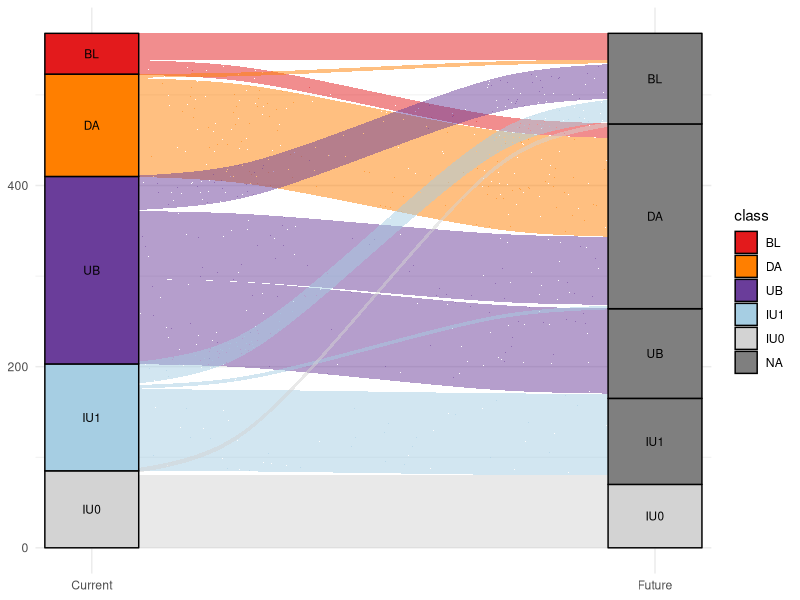

The R source for this figure: (Note: this script raises an error after producing the figure.)
############################################################
# Border-proximate groundwater irrigation analysis
#
# Purpose:
#   - Classify transboundary aquifer dyads by irrigation patterns
#   - Compare current vs potential future classifications
#   - Produce figures and underlying datasets
#
# Inputs:
#   FinalDiads.csv
#
# Outputs:
#   ./plts/*.pdf figures
#   ./plts/*.csv datasets underlying figures
#   SI2.csv classification table
############################################################


############################################################
# 1. Libraries
############################################################

library(dplyr)
library(tidyr)
library(ggplot2)
library(multcompView)
library(purrr)
library(tibble)
library(ggalluvial)
library(vcd)
library(grid)



############################################################
# 2. Parameters
############################################################

eps    <- 1e-3
thresh <- 0.99

cls <- rev(c("IU0","IU1","UB","DA","BL"))

cols <- c(
  IU0 = "#D3D3D3",
  IU1 = "#A6CEE3",
  UB  = "#6A3D9A",
  DA  = "#FF7F00",
  BL  = "#E31A1C"
)



############################################################
# 3. Load data
############################################################

diads <- read.csv("FinalDiads.csv") %>%
  distinct(code, CC_1, CC_2, .keep_all = TRUE)



############################################################
# 4. Current dyad classification
############################################################

diadsP <- diads %>%
  mutate(
    rG1_1 = GW_B1_1 / GW_1,
    rG1_2 = GW_B1_2 / GW_2,
    rG2_1 = GW_B2_1 / GW_1,
    rG2_2 = GW_B2_2 / GW_2,
    
    class = case_when(
      
      pmax(GW_B2_1, GW_B2_2) < eps &
        pmax(UR_B2_1, UR_B2_2) < eps ~ "IU0",
      
      (GW_B2_1 < eps & UR_B2_1 < eps) |
        (GW_B2_2 < eps & UR_B2_2 < eps) ~ "IU1",
      
      pmin(GW_B2_1, GW_B2_2) < eps ~ "UB",
      
      pmax(rG1_1, rG1_2) > thresh ~ "BL",
      
      pmax(rG2_1, rG2_2) > thresh ~ "DA",
      
      TRUE ~ "DA"
    ),
    
    class = factor(class, levels = cls),
    GW = GW_1 + GW_2
  )



############################################################
# 5. Future classification
############################################################

diadsF <- diads %>%
  mutate(
    GW_1 = pmax(GW_1, CR3_1),
    GW_2 = pmax(GW_2, CR3_2),
    GW_B2_1 = pmax(GW_B2_1, CR3_B2_1),
    GW_B2_2 = pmax(GW_B2_2, CR3_B2_2),
    GW_B1_1 = pmax(GW_B1_1, CR3_B1_1),
    GW_B1_2 = pmax(GW_B1_2, CR3_B1_2)
  ) %>%
  mutate(
    rG1_1 = GW_B1_1 / GW_1,
    rG1_2 = GW_B1_2 / GW_2,
    rG2_1 = GW_B2_1 / GW_1,
    rG2_2 = GW_B2_2 / GW_2,
    
    classF = case_when(
      
      pmax(GW_B2_1, GW_B2_2) < eps &
        pmax(UR_B2_1, UR_B2_2) < eps ~ "IU0",
      
      (GW_B2_1 < eps & UR_B2_1 < eps) |
        (GW_B2_2 < eps & UR_B2_2 < eps) ~ "IU1",
      
      pmin(GW_B2_1, GW_B2_2) < eps ~ "UB",
      
      pmax(rG1_1, rG1_2) > thresh ~ "BL",
      
      pmax(rG2_1, rG2_2) > thresh ~ "DA",
      
      TRUE ~ "DA"
    ),
    
    classF = factor(classF, levels = cls)
  )



############################################################
# 6. Export classification table
############################################################

diadsC <- diadsP %>%
  select(code, name, CC_1, CC_2, class) %>%
  left_join(
    diadsF %>% select(code, CC_1, CC_2, classF),
    by = c("code","CC_1","CC_2")
  )

write.csv(diadsC,"SI2.csv",row.names=FALSE)



############################################################
# 7. Alluvial transition plot
############################################################

p1 <- ggplot(diadsC, aes(axis1 = class, axis2 = classF)) +
  geom_alluvium(aes(fill = class), width = 1/12) +
  geom_stratum(width = 1/6, aes(fill = class), color = "black") +
  geom_text(stat = "stratum", aes(label = after_stat(stratum)), size = 3) +
  scale_x_discrete(limits = c("Current","Future"), expand = c(.05,.05)) +
  scale_fill_manual(values = cols) +
  theme_minimal()

ggsave("./plts/Fig4/cls_1.pdf",p1,width=4,height=3)


data_alluvial <- diadsC %>%
  count(class,classF,name="n")

write.csv(data_alluvial,
          "./plts/Fig4/data_cls_1_alluvial.csv",
          row.names=FALSE)



############################################################
# 8. Tukey tests and faceted bar plots
############################################################

diadsP <- diadsP %>%
  mutate(
    FGW = (GW_1 + GW_2)/(GW_C_1 + GW_C_2),
    FBW = (GW3_1 + GW3_2)/(GW_1 + GW_2),
    GW  = (GW_1 + GW_2)*1000
  )

d_long <- diadsP %>%
  filter(GW>0) %>%
  select(class,FGW,FBW) %>%
  pivot_longer(-class,names_to="Variable",values_to="Value")


tukey_df <- d_long %>%
  group_by(Variable) %>%
  nest() %>%
  mutate(res = map(data,\(d){
    
    fit <- aov(Value~class,d)
    tuk <- TukeyHSD(fit,conf.level=.9)
    
    letters <- multcompLetters4(fit,tuk,threshold=.1)$class[[1]] |>
      tibble::enframe("class","letters")
    
    d %>%
      group_by(class) %>%
      summarise(
        mean = mean(Value,na.rm=TRUE),
        se   = sd(Value,na.rm=TRUE)/sqrt(n()),
        ci   = list(t.test(Value)$conf.int),
        .groups="drop"
      ) %>%
      mutate(
        ci_low  = map_dbl(ci,1),
        ci_high = map_dbl(ci,2)
      ) %>%
      select(-ci) %>%
      left_join(letters)
    
  })) %>%
  select(-data) %>%
  unnest(res) %>%
  mutate(
    Variable=factor(Variable,c("FGW","FBW")),
    class=factor(class,levels=rev(cls))
  )


ptuck <- ggplot(tukey_df,aes(class,mean,fill=class))+
  geom_col(width=.6)+
  geom_errorbar(aes(ymin=mean-se,ymax=mean+se),width=.1)+
  geom_text(aes(label=letters,
                y=ci_high+0.1*(ci_high-ci_low)),size=3.5)+
  geom_hline(yintercept=0,linetype="dashed")+
  facet_wrap(~Variable,scales="free_y",nrow=1)+
  scale_fill_manual(values=cols,name="")+
  labs(x=NULL,y="Mean value")+
  theme_classic()+
  theme(
    legend.position="top",
    strip.background=element_blank(),
    strip.text=element_text(face="bold")
  )

ggsave("./plts/Fig4/cls_2.pdf",ptuck,width=5,height=3)


data_tukey <- tukey_df %>%
  select(Variable,class,mean,se,letters)

write.csv(data_tukey,
          "./plts/Fig4/data_cls_2_bars.csv",
          row.names=FALSE)



############################################################
# 9. Mean-normalized groundwater area
############################################################

data_lgw <- diadsP %>%
  filter(GW>0) %>%
  mutate(LGW = GW/mean(GW,na.rm=TRUE)) %>%
  group_by(class) %>%
  summarise(
    mean = mean(LGW),
    se   = sd(LGW)/sqrt(n()),
    .groups="drop"
  )

write.csv(data_lgw,
          "./plts/Fig4/data_cls_s1_lgw.csv",
          row.names=FALSE)


ps1 <- ggplot(data_lgw,aes(class,mean,fill=class))+
  geom_col(width=.6)+
  geom_errorbar(aes(ymin=mean-se,ymax=mean+se),width=.1)+
  scale_fill_manual(values=cols)+
  scale_y_log10()+
  ylab("Mean-normalized GW-irrigated cropland")+
  theme_classic()+
  theme(legend.position="none")

ggsave("./plts/Fig4/cls_s1.pdf",ps1,width=2.5,height=3)



############################################################
# 10. Land-use dominance classification
############################################################

diadsL <- diads %>%
  mutate(
    maxD = case_when(
      pmax(Area_B1_1/Area_1,Area_B1_2/Area_2)>=thresh ~ "0-10km",
      pmax(Area_B2_1/Area_1,Area_B2_2/Area_2)>=thresh ~ "10-100km",
      TRUE ~ "100+km"
    ),
    maxD=factor(maxD,levels=c("0-10km","10-100km","100+km"))
  )



############################################################
# 11. Mosaic plots
############################################################

plot_mosaic <- function(data,var1,var2,file){
  
  tab <- xtabs(as.formula(paste("~",var1,"+",var2)),data=data)
  
  write.csv(as.data.frame(tab),
            paste0(file,"_data.csv"),
            row.names=FALSE)
  
  pdf(file,width=8,height=6)
  
  mosaic(
    tab,
    shade=TRUE,
    legend=TRUE,
    labeling=labeling_values,
    labeling_args=list(
      set_varnames=c(var1,var2),
      rot_labels=c(0,0),
      gp_labels=gpar(cex=.6)
    )
  )
  
  dev.off()
}



plot_mosaic(
  diadsP %>% mutate(CoopType=factor(ArrangementScore)),
  "class","CoopType","./plts/Fig4/cls_4.pdf"
)


plot_mosaic(
  diadsP %>%
    left_join(
      diadsL %>% select(code,CC_1,CC_2,maxD),
      by=c("code","CC_1","CC_2")
    ),
  "class","maxD","./plts/Fig4/cls_5.pdf"
)


plot_mosaic(
  diadsP,
  "class","has_river_border","./plts/Fig4/cls_s2.pdf"
)
